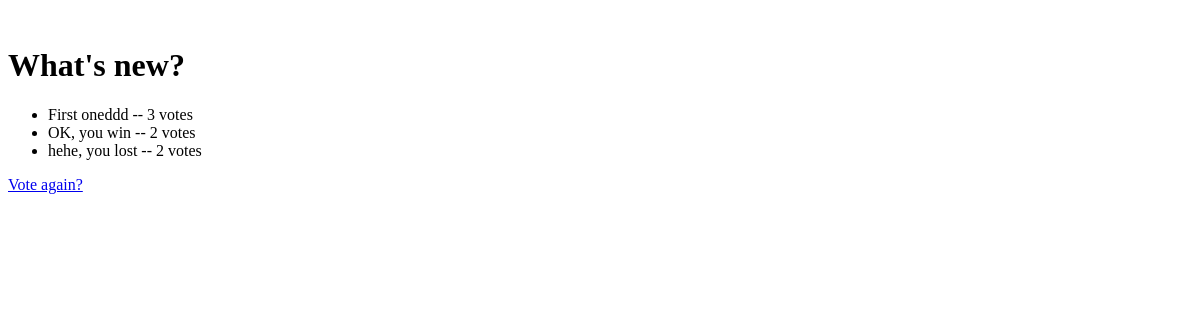
/polls/1/results/, run on an earlier commit of the app's database.
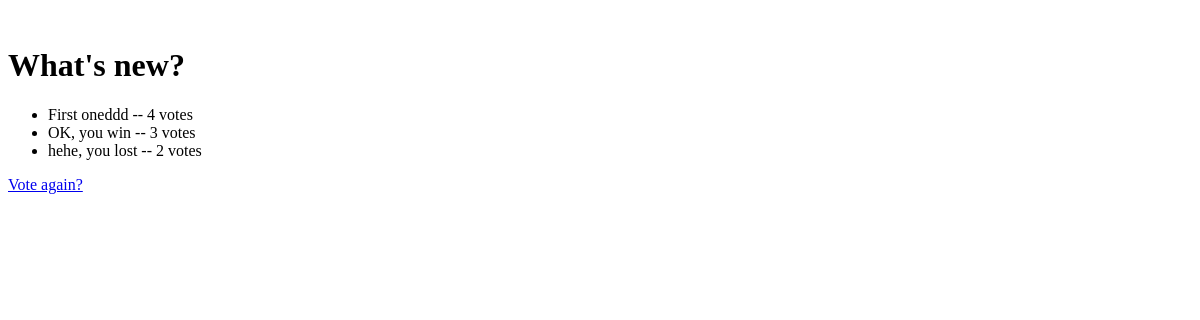
And on a later commit of the database.
### polls/models.py (models this page shows, shortened)
class Choice(models.Model):
    question = models.ForeignKey(Question)
    choice_text = models.CharField(max_length=200)
    votes = models.IntegerField(default=0)

### polls/views.py (the view)
# urls.py: url(r'^(?P<pk>[0-9]+)/results/$', views.ResultsView.as_view(), name='results'),
class ResultsView(generic.DetailView):
    model = Question
    template_name = 'polls/results.html'

### polls/templates/polls/results.html
﻿<h1>{{ question.question_text }}</h1>
<ul>
{% for choice in question.choice_set.all %}
    <li>{{ choice.choice_text }} -- {{ choice.votes }} vote{{ choice.votes|pluralize }}</li>
{% endfor %}
</ul>
<a href="{% url 'polls:detail' question.id %}">Vote again?</a>

What changed in the data, as far as the page shows it:
changed Choice "First oneddd": votes "3" → "4"
changed Choice "OK, you win": votes "2" → "3"
